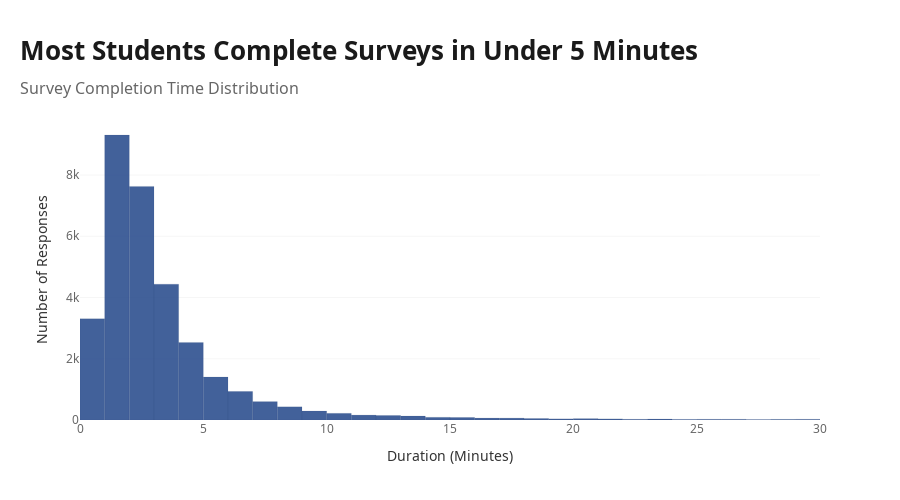

Write notebook code for a chart like this one.
### Code cell
# Viz 3: Response Time Distribution (Duration in seconds to minutes)
consolidated_df['Duration_Minutes'] = consolidated_df['Duration'] / 60

# Filter out extreme outliers (>60 minutes likely left tab open)
duration_filtered = consolidated_df[consolidated_df['Duration_Minutes'] < 30]['Duration_Minutes']

fig3 = go.Figure()

fig3.add_trace(go.Histogram(
    x=duration_filtered,
    nbinsx=40,
    marker=dict(
        color='#2E5090',
        line=dict(color='rgba(26, 51, 84, 0.2)', width=0.5),
        opacity=0.9
    )
))

fig3.update_layout(
    title=dict(
        text='<b>Most Students Complete Surveys in Under 5 Minutes</b><br><span style="font-size:16px; color:#666666; font-weight:500">Survey Completion Time Distribution</span>',
        font=dict(family='Noto Sans, sans-serif', size=26, color='#1a1a1a'),
        x=0,
        xanchor='left',
        pad=dict(l=20)
    ),
    xaxis=dict(
        title=dict(
            text='Duration (Minutes)',
            font=dict(family='Noto Sans, sans-serif', size=14, color='#333333')
        ),
        tickfont=dict(family='Noto Sans, sans-serif', size=12, color='#666666'),
        showgrid=False
    ),
    yaxis=dict(
        title=dict(
            text='Number of Responses',
            font=dict(family='Noto Sans, sans-serif', size=14, color='#333333')
        ),
        tickfont=dict(family='Noto Sans, sans-serif', size=12, color='#666666'),
        showgrid=True,
        gridcolor='rgba(224, 224, 224, 0.3)'
    ),
    plot_bgcolor='white',
    paper_bgcolor='white',
    height=500,
    margin=dict(l=80, r=80, t=120, b=80)
)

fig3.show()

### Figure 1 — Plotly figure (JSON) as saved in the notebook; plotly's stock layout.template omitted (floating-point values rounded to 4 significant figures; data arrays with more than 128 entries replaced by an {"elided": "..."} marker saying what was removed)
{"data": [{"marker": {"color": "#2E5090", "line": {"color": "rgba(26, 51, 84, 0.2)", "width": 0.5}, "opacity": 0.9}, "nbinsx": 40, "type": "histogram", "x": {"elided": "32190 float values"}}], "layout": {"height": 500, "margin": {"b": 80, "l": 80, "r": 80, "t": 120}, "paper_bgcolor": "white", "plot_bgcolor": "white", "title": {"font": {"color": "#1a1a1a", "family": "Noto Sans, sans-serif", "size": 26}, "pad": {"l": 20}, "text": "<b>Most Students Complete Surveys in Under 5 Minutes</b><br><span style=\"font-size:16px; color:#666666; font-weight:500\">Survey Completion Time Distribution</span>", "x": 0, "xanchor": "left"}, "xaxis": {"showgrid": false, "tickfont": {"color": "#666666", "family": "Noto Sans, sans-serif", "size": 12}, "title": {"font": {"color": "#333333", "family": "Noto Sans, sans-serif", "size": 14}, "text": "Duration (Minutes)"}}, "yaxis": {"gridcolor": "rgba(224, 224, 224, 0.3)", "showgrid": true, "tickfont": {"color": "#666666", "family": "Noto Sans, sans-serif", "size": 12}, "title": {"font": {"color": "#333333", "family": "Noto Sans, sans-serif", "size": 14}, "text": "Number of Responses"}}}}
